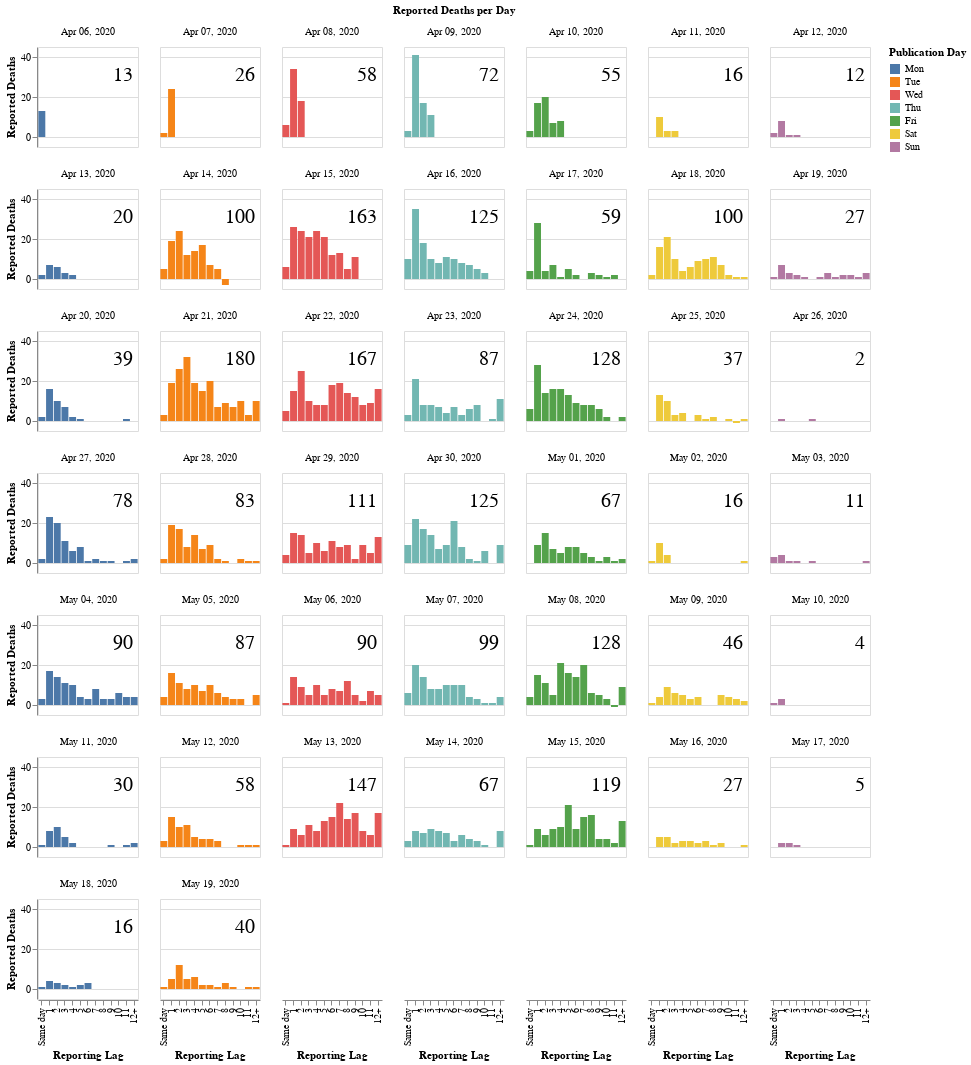

Source (notebook cell):
### Code cell
df = fhm_data.dropna(subset=['days_since_publication'])
df = df[df.date >= '2020-04-06'] # Start on first relevant Monday

chart.daily_reported_deaths(df, labels)

### Figure 1 — Vega-Lite specification as saved in the notebook (floating-point values rounded to 4 significant figures; data arrays with more than 128 entries replaced by an {"elided": "..."} marker saying what was removed)
{"config": {"view": {"continuousWidth": 400, "continuousHeight": 300}}, "data": {"name": "data-c6b0cbe10fe28b26730aff656e936214"}, "facet": {"type": "temporal", "field": "publication_date", "title": "Reported Deaths per Day"}, "spec": {"layer": [{"mark": "bar", "encoding": {"color": {"type": "nominal", "field": "publication_date", "sort": ["Mon"], "timeUnit": "day", "title": "Publication Day"}, "x": {"type": "ordinal", "field": "lag", "sort": ["Same day", "1", "2", "3", "4", "5", "6", "7", "8", "9", "10", "11", "12+"], "title": "Reporting Lag"}, "y": {"type": "quantitative", "aggregate": "sum", "field": "n_diff", "title": "Reported Deaths"}}, "height": 100, "width": 100}, {"mark": {"type": "text", "align": "right", "fontSize": 20, "x": 95, "y": 28}, "encoding": {"text": {"type": "quantitative", "aggregate": "sum", "field": "n_diff"}}}]}, "columns": 7, "$schema": "https://vega.github.io/schema/vega-lite/v4.8.1.json", "datasets": {"data-c6b0cbe10fe28b26730aff656e936214": {"elided": "990 records"}}}
